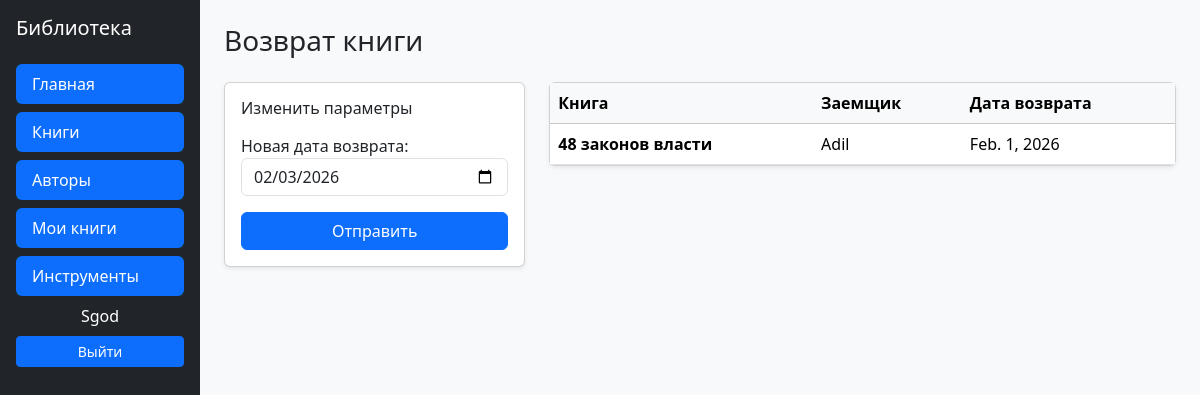
Page /catalog/book/f0719b76-feff-4221-bb82-e10d516bcb21/renew/ (signed in) on the earlier database version.
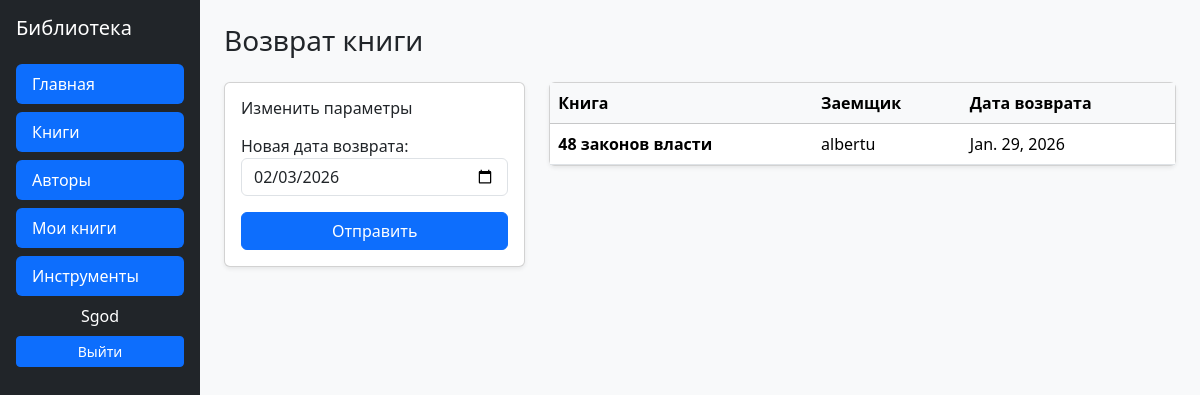
Same page on the later database version.
### catalog/models.py (models this page shows, shortened)
class BookInstance(models.Model):
    id = models.UUIDField(primary_key=True, default=uuid.uuid4, help_text='Присвоение уникального значения в виде числа')
    book = models.ForeignKey('Book', on_delete=models.SET_NULL, null=True)
    imprint = models.CharField(max_length=200)
    due_back = models.DateField(null=True, blank=True)
    LOAN_STATUS = (
        ('m', 'Обслуживание'),
        ('o', 'В использовании'),
        ('a', 'Доступна'),
        ('r', 'Зарезервирована'),
    )
    status = models.CharField(max_length=1, choices=LOAN_STATUS, blank=True, default='a', help_text='Наличие книги')
    borrower = models.ForeignKey(User, on_delete=models.SET_NULL, null=True, blank=True)
    @property
    def is_overdue(self):
        if self.due_back and date.today() > self.due_back:
            return True
        return False
    class Meta:
        ordering = ['due_back']
        permissions = (("can_mark_returned", "Set book as returned"),
                       ('can_edit', 'редактирование'),
                       )

class Book(models.Model):
    title = models.CharField(max_length=200)
    author = models.ForeignKey('Author', on_delete=models.SET_NULL, null=True)
    summary = models.TextField(max_length=1000, help_text='Введите краткое содержание')
    isbn = models.CharField('ISBN', max_length=13, help_text='Введите 13-значный ISBN код')
    genre = models.ManyToManyField(Genre, help_text='Выберите жанр')
    language = models.ForeignKey('Language', on_delete=models.SET_NULL, null=True)
    def dislpay_genre(self):
        return ', '.join([genre.name for genre in self.genre.all()[:3]])
    dislpay_genre.short_description = 'Genre'

### catalog/views.py (the view)
# urls.py: path('book/<uuid:pk>/renew/', views.renew_book_librarian, name='book_renew'),
@permission_required('catalog.can_mark_returned')
def renew_book_librarian(request, pk):
    book_inst = get_object_or_404(BookInstance, pk=pk)
    if request.method == 'POST':
        form = RenewBookModelForm(request.POST)
        if form.is_valid():
            book_inst.due_back = form.cleaned_data['due_back']
            book_inst.save()
            return HttpResponseRedirect(reverse('my_tools'))
    else:
        proposed_renewal_date = datetime.date.today() + datetime.timedelta(weeks=3)
        form = RenewBookModelForm(initial={'due_back': proposed_renewal_date})
    return render(request, 'catalog/book_renew.html', {
        'form': form,
        'bookinst': book_inst,
    })

### catalog/forms.py (shortened to what this page needs)
class RenewBookModelForm(ModelForm):
    class Meta:
        model = BookInstance
        fields = ['due_back',]
        labels = { 'due_back': _('Новая дата возврата'), }
        help_texts = { 'due_back': _('Установите значение не более 4 недель (по умолчанию установлено 3 недели)'), }
        widgets = {
            'due_back': HTML5DateInput(attrs={'class': 'form-control'})
        }

### catalog/templates/catalog/book_renew.html (shortened to what this page needs)
{% extends "catalog/base.html" %}
{% block content %}
<div class="mb-4">
  <h1 class="h3">Возврат книги</h1>
</div>
<div class="row g-4">
  <div class="col-md-5 col-lg-4">
    <div class="card shadow-sm">
      <div class="card-body">
        <h2 class="h6 mb-3">Изменить параметры</h2>
        <form method="post">
          {% for field in form %}
            <div class="mb-3">
              {{ field.label_tag }}
              {{ field }}
            </div>
          {% endfor %}
          <button type="submit" class="btn btn-primary w-100">
            Отправить
          </button>
        </form>
      </div>
    </div>
  </div>
  <div class="col-md-7 col-lg-8">
    <div class="card shadow-sm">
      <div class="card-body p-0">
        <table class="table mb-0">
          <thead class="table-light">
            <tr>
              <th>Книга</th>
              <th>Заемщик</th>
              <th>Дата возврата</th>
            </tr>
          </thead>
          <tbody>
            <tr class="{% if bookinst.is_overdue %}table-danger{% endif %}">
              <td class="fw-semibold">{{ bookinst.book.title }}</td>
              <td>{{ bookinst.borrower }}</td>
              <td>{{ bookinst.due_back }}</td>
            </tr>
          </tbody>
        </table>
      </div>
    </div>
  </div>
</div>
{% endblock %}

Differences in the rows shown:
changed BookInstance "48 законов власти": borrower "Adil" → "albertu"; due_back "Feb. 1, 2026" → "Jan. 29, 2026"
